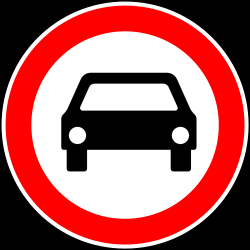
#> input picture data/signs/prohibitory/prohibited-access-car.png, 250 x 250 px, given in place of prohibitoryprohibited-access-car.png, which was not available
$ python pipeline.py data/signs/prohibitory
#> lines starting #> are read from the running program, lines starting #| are printed output that depends on the picture; after the words box and inside, x2 and y2 are one past the last pixel; in counts of white or black regions, pixels touching at a corner belong together; pictures that were not available may be replaced by others from this repository, and a replacement may not be noted
### utils/image_processing.py
import numpy as np

import cv2 as cv

"""
Utility
"""
def clamp(value, minimum, maximum):
    return min(maximum, max(minimum, value))

def weighted_gray_transform(bgr_image, weights=[0.114, 0.587, 0.299]):
    m = np.array(weights).reshape((1,3))
    return cv.transform(bgr_image, m)

"""
Preprocessing
"""
# [36 lines left out: functions segment_sky, attenuate_sky_light, not called in this run]

def automatic_brightness_contrast(bgr_image, clip_hist_percent = 0.01, use_scale_abs = True, return_verbose = False):
    gray_image = cv.cvtColor(bgr_image, cv.COLOR_BGR2GRAY)

    # Grayscale histogram of the image
    hist = cv.calcHist([gray_image], [0], None, [256], [0, 256])
    hist_size = len(hist)

    # Cumulative distribution of the histogram
    acc = []
    acc.append( float(hist[0]) )
    for i in range(1, hist_size):
        acc.append( acc[i - 1] + float(hist[i]) )

    # Locate points to clip
    maximum = acc[-1]
    clip_hist = clip_hist_percent * maximum / 2.0

    # Left cut
    minimum_gray = 0
    while acc[minimum_gray] < clip_hist:
        minimum_gray += 1

    # Right cut
    maximum_gray = hist_size - 1
    while acc[maximum_gray] >= (maximum - clip_hist):
        maximum_gray -= 1

    # Calculate alpha and beta values for the scaling
    alpha = 255 / (maximum_gray - minimum_gray + 1e-6)
    beta = - minimum_gray * alpha

    if use_scale_abs:
        processed_image = cv.convertScaleAbs(bgr_image, alpha=alpha, beta=beta)
    else:
        processed_image = np.uint8(np.abs(bgr_image * alpha + beta))
        processed_image = np.clip(processed_image, 0, 255)

    if return_verbose:
        processed_hist = cv.calcHist([gray_image], [0], None, [256], [minimum_gray, maximum_gray])

        return processed_image, alpha, beta, hist, processed_hist

    return processed_image

def hsv_clahe_equalization(bgr_image, clipLimit = 2.0, tileGridSize = (8, 8)):
    hsv_image = cv.cvtColor(bgr_image, cv.COLOR_BGR2HSV)

    h, s, v = cv.split(hsv_image)

    clahe = cv.createCLAHE(
        clipLimit=clipLimit,
        tileGridSize=tileGridSize
    )

    s_equalized = clahe.apply(s)
    v_equalized = clahe.apply(v)

    equalized_image = cv.merge([h, s_equalized, v_equalized])
    return cv.cvtColor(equalized_image, cv.COLOR_HSV2BGR)

# [5 lines left out: function LaplacianOfGaussian, not called in this run]

"""
Segmentation
"""
def meanShiftFiltering(bgr_image):
    return cv.pyrMeanShiftFiltering(bgr_image, 10, 25, 100)

def binarize(gray_image, threshold_percent = 0.75, return_thresh = False):
    threshold = int(threshold_percent * 255)

    thresh, thresh_image = cv.threshold(gray_image, threshold, 255, cv.THRESH_BINARY + cv.THRESH_OTSU)

    if return_thresh:
        return thresh_image, thresh
    return thresh_image

# [9 lines left out: function removeSmallComponents, not called in this run]

def extract_red_hsv(hsv_image, return_split = False):
    # First zone of reds
    lowerbound_1 = np.array([0, 40, 40])
    upperbound_1 = np.array([15, 255, 255])
    # Second zone of reds
    lowerbound_2 = np.array([135, 40, 40])
    upperbound_2 = np.array([180, 255, 255])

    red_1 = cv.inRange(hsv_image, lowerbound_1, upperbound_1)
    red_2 = cv.inRange(hsv_image, lowerbound_2, upperbound_2)

    if return_split:
        return red_1, red_2

    return cv.bitwise_or(red_1, red_2)

def extract_blue_hsv(hsv_image):
    lowerbound = np.array([100, 40, 70])
    upperbound = np.array([140, 255, 255])

    return cv.inRange(hsv_image, lowerbound, upperbound)

# [5 lines left out: function extract_white_hsv, not called in this run]

def segment_reds(bgr_image):
    smooth_image = cv.edgePreservingFilter(bgr_image, flags=cv.NORMCONV_FILTER, sigma_s=50, sigma_r=0.5)

    hsv_image = cv.cvtColor(smooth_image, cv.COLOR_BGR2HSV)

    mask = extract_red_hsv(hsv_image=hsv_image)

    segmented_image = cv.bitwise_and(smooth_image, smooth_image, mask=mask)

    gray_image = weighted_gray_transform(segmented_image, [0, 0, 1])

    gray_image = binarize(gray_image=gray_image, threshold_percent=0.5)

    return gray_image

def segment_blues(bgr_image):
    smooth_image = cv.edgePreservingFilter(bgr_image, flags=cv.NORMCONV_FILTER, sigma_s=50, sigma_r=0.5)

    hsv_image = cv.cvtColor(smooth_image, cv.COLOR_BGR2HSV)

    mask = extract_blue_hsv(hsv_image=hsv_image)

    segmented_image = cv.bitwise_and(smooth_image, smooth_image, mask=mask)

    gray_image = weighted_gray_transform(segmented_image, [1, 0, 0])

    gray_image = binarize(gray_image=gray_image, threshold_percent=0.5)

    return gray_image

# [39 lines left out: function segment, not called in this run]

"""
RoI Extraction
"""
# [6 lines left out: function getContours, not called in this run]

def getConvexHulls(contours):
    return [cv.convexHull(contour) for contour in contours]

def edge_detection(gray_image):
    # [6 lines of commented-out code are left out]
    return cv.adaptiveThreshold(gray_image, 255, cv.ADAPTIVE_THRESH_GAUSSIAN_C, cv.THRESH_BINARY_INV, 3, 10)

# [129 lines left out: functions mergeROI, extractROI, not called in this run]

"""
Shape detection
"""
# [59 lines left out: functions corner_detection, extractObjects, not called in this run]

### pipeline.py
import utils.image_processing as imp
import utils.xml_parser as xp

import os
from collections import defaultdict

import numpy as np
import cv2 as cv
import pandas as pd

def preprocess_image(bgr_image):
    out_image = imp.hsv_clahe_equalization(
        bgr_image=bgr_image,
        clipLimit=2.0,
        tileGridSize=(8, 8)
    )
    out_image = imp.automatic_brightness_contrast(
        bgr_image=out_image,
        clip_hist_percent=0.01,
        use_scale_abs=True
    )

    out_image = imp.meanShiftFiltering(out_image)

    return out_image

# Mathematical ratios
circularity_ratios = {
    "circle": 1,
    "quadrilateral": 0.70,
    "octagon": 0.92,
    "triangle": 0.41,
    # "diamond": 0.64,
}

extent_ratios = {
    "circle": 0.785,
    "quadrilateral": 1,
    "octagon": 0.829,
    "triangle": 0.498,
    # "diamond": 0.5,
}

minextent_ratios = {
    "circle": 0.785,
    "quadrilateral": 1,
    "octagon": 0.829,
    "triangle": 0.498,
    # "diamond": 1
}

red_ratios = {
    "circle": 0.30,
    "quadrilateral": 0.0,
    "octagon": 0.65,
    "triangle": 0.20,
}

blue_ratios = {
    "circle": 0.60,
    "quadrilateral": 0.60,
    "octagon": 0.0,
    "triangle": 0.0,
}

output_classes = defaultdict(lambda: "unknown", {
    ("circle", "red"): "prohibitory",
    ("triangle", "red"): "priority",
    ("octagon", "red"): "stop",

    ("quadrilateral", "blue"): "information",
    ("circle", "blue"): "mandatory",
})

# [104 lines left out: functions detect_shape, save_images, not called in this run]

def detect_traffic_signs(name: str, image_path : str, outDir : str, annot_dict : dict, save_all : bool):
#> called with name = 'prohibited-access-car', outDir = './out', save_all = False
    image = cv.imread(image_path)
#> image is the input picture: shape (250, 250, 3); mean B, G, R 95.2, 95.2, 165.6

    processed_image = preprocess_image(image)
#> in hsv_clahe_equalization, `hsv_image = cv.cvtColor(bgr_image, cv.COLOR_BGR2HSV)`: hsv_image: shape (250, 250, 3); mean H, S, V 0, 70.3, 165.6
#> in hsv_clahe_equalization, `h, s, v = cv.split(hsv_image)`: h: shape (250, 250); every value is 0
#> in hsv_clahe_equalization, `h, s, v = cv.split(hsv_image)`:
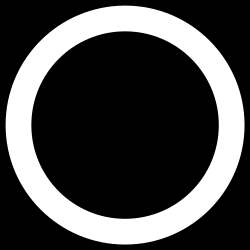
#> s: shape (250, 250); min 0, max 255, mean 70.3
#> in hsv_clahe_equalization, `h, s, v = cv.split(hsv_image)`:
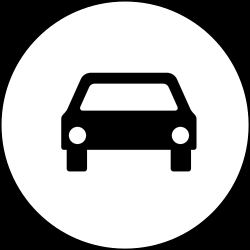
#> v: shape (250, 250); min 0, max 255, mean 165.6
#> in hsv_clahe_equalization, `equalized_image = cv.merge([h, s_equalized, v_equalized])`: equalized_image: shape (250, 250, 3); mean H, S, V 0, 72.6, 166.8
#> in automatic_brightness_contrast, `gray_image = cv.cvtColor(bgr_image, cv.COLOR_BGR2GRAY)`:
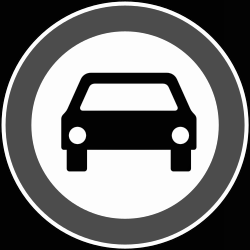
#> gray_image: shape (250, 250); min 1, max 253, mean 116.3
#> in automatic_brightness_contrast, `hist = cv.calcHist([gray_image], [0], None, [256], [0, 256])`: hist = 256 values, max 21638 at index 253, min 0 at index 0, mean 244.1
#> in automatic_brightness_contrast, `hist_size = len(hist)`: hist_size = 256
#> after the loop in automatic_brightness_contrast, `for i in range(1, hist_size):`: acc = 256 values from 0 to 62500
#> in automatic_brightness_contrast, `maximum = acc[-1]`: maximum = 62500
#> in automatic_brightness_contrast, `clip_hist = clip_hist_percent * maximum / 2.0`: clip_hist = 312.5
#> the loop in automatic_brightness_contrast, `while acc[minimum_gray] < clip_hist:` made 2 passes
#> minimum_gray on passes 1 to 2: 1, 2
#> after the loop in automatic_brightness_contrast, `while acc[minimum_gray] < clip_hist:`: minimum_gray = 2
#> in automatic_brightness_contrast, `maximum_gray = hist_size - 1`: maximum_gray = 255
#> the loop in automatic_brightness_contrast, `while acc[maximum_gray] >= (maximum - clip_hist):` made 3 passes
#> maximum_gray on passes 1 to 3: 254, 253, 252
#> after the loop in automatic_brightness_contrast, `while acc[maximum_gray] >= (maximum - clip_hist):`: maximum_gray = 252
#> in automatic_brightness_contrast, `alpha = 255 / (maximum_gray - minimum_gray + 1e-6)`: alpha = 1.02
#> in automatic_brightness_contrast, `beta = - minimum_gray * alpha`: beta = -2.04

    red_image = imp.segment_reds(processed_image)
#> in segment_reds, `smooth_image = cv.edgePreservingFilter(bgr_image, flags=cv.NORMCONV_FI..`:
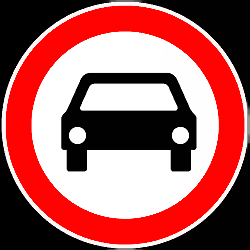
#> smooth_image: shape (250, 250, 3); mean B, G, R 96.2, 96.2, 166.3
#> in segment_reds, `hsv_image = cv.cvtColor(smooth_image, cv.COLOR_BGR2HSV)`: hsv_image: shape (250, 250, 3); mean H, S, V 0, 113.7, 166.3
#> in extract_red_hsv, `red_1 = cv.inRange(hsv_image, lowerbound_1, upperbound_1)`:
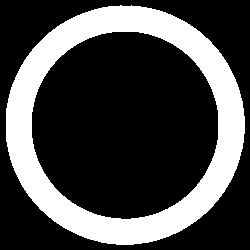
#> red_1: shape (250, 250); 27.9% white; 1 white region, box (x1, y1, x2, y2) and area: (6, 5, 245, 245) 17449
#> in segment_reds, `segmented_image = cv.bitwise_and(smooth_image, smooth_image, mask=mask)`:
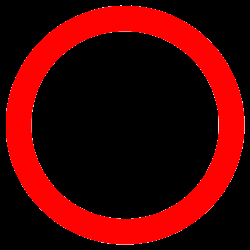
#> segmented_image: shape (250, 250, 3); mean B, G, R 1.6, 1.6, 71.2
#> in binarize, `thresh, thresh_image = cv.threshold(gray_image, threshold, 255, cv.THR..`: thresh = 0
    blue_image = imp.segment_blues(processed_image)
#> in segment_blues, `segmented_image = cv.bitwise_and(smooth_image, smooth_image, mask=mask)`: segmented_image: shape (250, 250, 3); every value is 0

    red_edges = imp.edge_detection(red_image)
#> in edge_detection, `return cv.adaptiveThreshold(gray_image, 255, cv.ADAPTIVE_THRESH_GAUSSI..`:
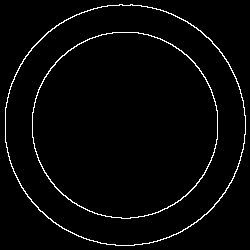
#> returned value: shape (250, 250); 2.7% white in thin lines or dots
    blue_edges = imp.edge_detection(blue_image)

#> (the run stopped early here; a loop or call above may not have finished)

$ run again, on data/signs/prohibitory/prohibited-access-handcart.png
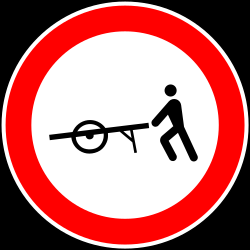
#> input picture data/signs/prohibitory/prohibited-access-handcart.png, 250 x 250 px, given in place of prohibitoryprohibited-access-car.png, which was not available
#> in detect_traffic_signs, image is the input picture: shape (250, 250, 3); mean B, G, R 116, 116, 186.4
#> h: shape (250, 250); every value is 0
#> equalized_image: shape (250, 250, 3); mean H, S, V 0, 72.6, 187.3
#> in automatic_brightness_contrast, `gray_image = cv.cvtColor(bgr_image, cv.COLOR_BGR2GRAY)`:
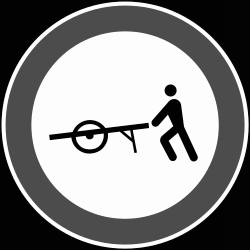
#> gray_image: shape (250, 250); min 1, max 253, mean 136.8
#> hist = 256 values, max 26763 at index 253, min 0 at index 0, mean 244.1
#> hist_size = 256
#> after the loop in automatic_brightness_contrast, `for i in range(1, hist_size):`: acc = 256 values from 0 to 62500
#> maximum = 62500
#> clip_hist = 312.5
#> the loop in automatic_brightness_contrast, `while acc[minimum_gray] < clip_hist:` made 2 passes
#> minimum_gray on passes 1 to 2: 1, 2
#> after the loop in automatic_brightness_contrast, `while acc[minimum_gray] < clip_hist:`: minimum_gray = 2
#> in automatic_brightness_contrast, `maximum_gray = hist_size - 1`: maximum_gray = 255
#> the loop in automatic_brightness_contrast, `while acc[maximum_gray] >= (maximum - clip_hist):` made 3 passes
#> maximum_gray on passes 1 to 3: 254, 253, 252
#> after the loop in automatic_brightness_contrast, `while acc[maximum_gray] >= (maximum - clip_hist):`: maximum_gray = 252
#> alpha = 1.02
#> beta = -2.04
#> in segment_reds, `smooth_image = cv.edgePreservingFilter(bgr_image, flags=cv.NORMCONV_FI..`:
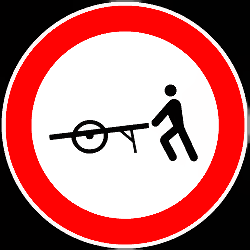
#> smooth_image: shape (250, 250, 3); mean B, G, R 117, 117, 187
#> red_1: shape (250, 250); 27.9% white; 1 white region, box (x1, y1, x2, y2) and area: (6, 5, 245, 245) 17449
#> thresh = 0

$ run again, on data/signs/prohibitory/prohibited-access-horse-cart-truck.png
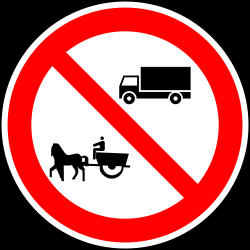
#> input picture data/signs/prohibitory/prohibited-access-horse-cart-truck.png, 250 x 250 px, given in place of prohibitoryprohibited-access-car.png, which was not available
#> in detect_traffic_signs, image is the input picture: shape (250, 250, 3); mean B, G, R 103.2, 103.2, 182.5
#> h: shape (250, 250); every value is 0
#> equalized_image: shape (250, 250, 3); mean H, S, V 0, 81.4, 183.5
#> hist = 256 values, max 23342 at index 253, min 0 at index 0, mean 244.1
#> hist_size = 256
#> after the loop in automatic_brightness_contrast, `for i in range(1, hist_size):`: acc = 256 values from 0 to 62500
#> maximum = 62500
#> clip_hist = 312.5
#> the loop in automatic_brightness_contrast, `while acc[minimum_gray] < clip_hist:` made 1 pass
#> minimum_gray on pass 1: 1
#> after the loop in automatic_brightness_contrast, `while acc[minimum_gray] < clip_hist:`: minimum_gray = 1
#> in automatic_brightness_contrast, `maximum_gray = hist_size - 1`: maximum_gray = 255
#> the loop in automatic_brightness_contrast, `while acc[maximum_gray] >= (maximum - clip_hist):` made 3 passes
#> maximum_gray on passes 1 to 3: 254, 253, 252
#> after the loop in automatic_brightness_contrast, `while acc[maximum_gray] >= (maximum - clip_hist):`: maximum_gray = 252
#> alpha = 1.02
#> beta = -1.02
#> in extract_red_hsv, `red_1 = cv.inRange(hsv_image, lowerbound_1, upperbound_1)`:
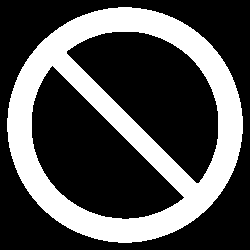
#> red_1: shape (250, 250); 31.3% white; 1 white region, box (x1, y1, x2, y2) and area: (7, 7, 243, 243) 19581
#> thresh = 0
#> in edge_detection, `return cv.adaptiveThreshold(gray_image, 255, cv.ADAPTIVE_THRESH_GAUSSI..`:
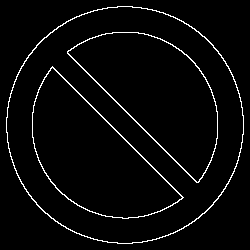
#> returned value: shape (250, 250); 3.4% white in thin lines or dots

$ run again, on data/signs/prohibitory/prohibited-access-horse-cart.png
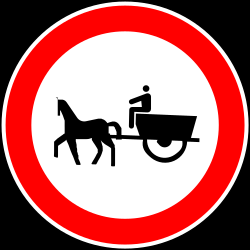
#> input picture data/signs/prohibitory/prohibited-access-horse-cart.png, 250 x 250 px, given in place of prohibitoryprohibited-access-car.png, which was not available
#> in detect_traffic_signs, image is the input picture: shape (250, 250, 3); mean B, G, R 108.3, 108.3, 178.6
#> h: shape (250, 250); every value is 0
#> equalized_image: shape (250, 250, 3); mean H, S, V 0, 72.6, 179.7
#> hist = 256 values, max 24748 at index 253, min 0 at index 0, mean 244.1
#> hist_size = 256
#> after the loop in automatic_brightness_contrast, `for i in range(1, hist_size):`: acc = 256 values from 0 to 62500
#> maximum = 62500
#> clip_hist = 312.5
#> the loop in automatic_brightness_contrast, `while acc[minimum_gray] < clip_hist:` made 2 passes
#> minimum_gray on passes 1 to 2: 1, 2
#> after the loop in automatic_brightness_contrast, `while acc[minimum_gray] < clip_hist:`: minimum_gray = 2
#> in automatic_brightness_contrast, `maximum_gray = hist_size - 1`: maximum_gray = 255
#> the loop in automatic_brightness_contrast, `while acc[maximum_gray] >= (maximum - clip_hist):` made 3 passes
#> maximum_gray on passes 1 to 3: 254, 253, 252
#> after the loop in automatic_brightness_contrast, `while acc[maximum_gray] >= (maximum - clip_hist):`: maximum_gray = 252
#> alpha = 1.02
#> beta = -2.04
#> in segment_reds, `smooth_image = cv.edgePreservingFilter(bgr_image, flags=cv.NORMCONV_FI..`:
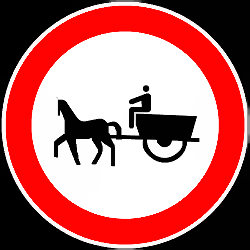
#> smooth_image: shape (250, 250, 3); mean B, G, R 109.2, 109.2, 179.3
#> red_1: shape (250, 250); 27.9% white; 1 white region, box (x1, y1, x2, y2) and area: (6, 5, 245, 245) 17449
#> thresh = 0
